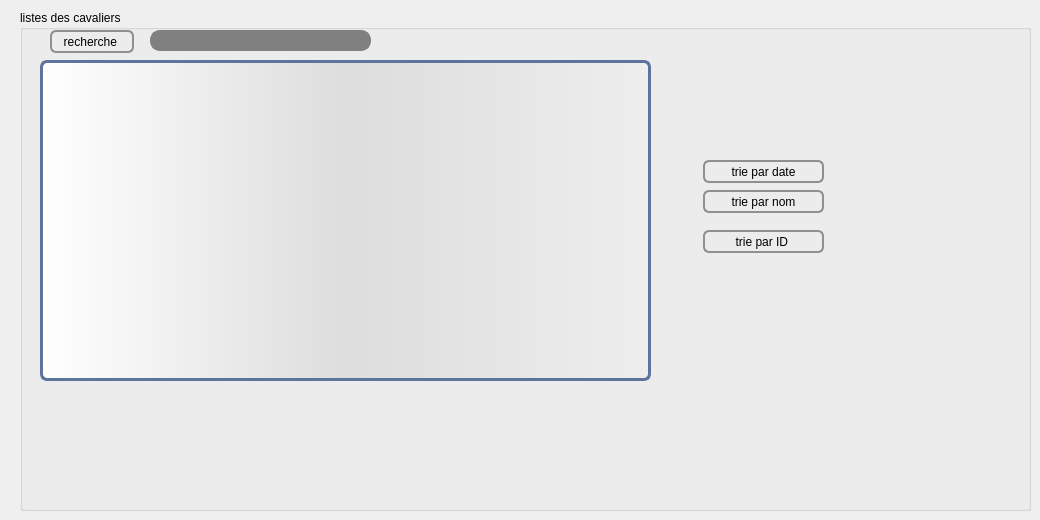
        <widget class="QWidget" name="tab_14">
         <attribute name="title">
          <string>afficher </string>
         </attribute>
         <widget class="QGroupBox" name="groupBox_13">
          <property name="geometry">
           <rect>
            <x>20</x>
            <y>10</y>
            <width>1011</width>
            <height>501</height>
           </rect>
          </property>
          <property name="title">
           <string>listes des cavaliers </string>
          </property>
          <widget class="QTableView" name="tab_cavalier">
           <property name="geometry">
            <rect>
             <x>20</x>
             <y>50</y>
             <width>611</width>
             <height>321</height>
            </rect>
           </property>
           <property name="styleSheet">
            <string notr="true"> QTableView {border: 3px solid #5E749C;text-align: top;padding: 4px;border-radius: 7px;border-bottom-left-radius: 7px;background: QLinearGradient( x1: 0, y1: 0, x2: 1, y2: 0,stop: 0 #fff, stop: 1 #eee,stop: 0.5 #ddd,stop: 1 #eee );width: 15px;}
QTableView::item:focus{selection-background-color: yellow;}


 QScrollBar{
         background: QLinearGradient( x1: 0, y1: 0, x2: 1, y2: 0,stop: 0 #fff, stop: 1 #eee,stop: 0.5 #ddd,stop: 1 #eee );
 }

 QScrollBar:vertical {
     border: 3px solid #5E749C;
     padding: 4px;
     border-radius: 7px;
     border-bottom-left-radius: 7px;
     background: QLinearGradient( x1: 0, y1: 0, x2: 1, y2: 0,stop: 0 #fff, stop: 1 #eee,stop: 0.5 #ddd,stop: 1 #eee );
     width: 45px;
     margin: 48px 0 48px 0;
 }

 QScrollBar::handle:vertical {
     background: dark blue;
     border: 3px solid #5E749C;
     padding: 0px;
     border-radius: 7px;
     border-bottom-left-radius: 7px;
     min-height: 40px;
 }
 QScrollBar::add-line:vertical {
     background: dark blue;
     border: 3px solid #5E749C;
     padding: 0px;
     border-radius: 7px;
     border-bottom-left-radius: 7px;
     height: 40px;
     subcontrol-position: bottom;
     subcontrol-origin: margin;
 }

 QScrollBar::sub-line:vertical {
     background: dark blue;
     border: 3px solid #5E749C;
     padding: 0px;
     border-radius: 7px;
     border-bottom-left-radius: 7px;
     height: 40px;
     subcontrol-position: top;
     subcontrol-origin: margin;
 }
 QScrollBar::up-arrow:vertical, QScrollBar::down-arrow:vertical {
     border: 2px solid grey;
     width: 3px;
     height: 3px;
     background: white;
 }

 QScrollBar::add-page:vertical, QScrollBar::sub-page:vertical {
     background: none;
 }</string>
           </property>
          </widget>
          <widget class="QPushButton" name="recherche_cav">
           <property name="geometry">
            <rect>
             <x>30</x>
             <y>20</y>
             <width>84</width>
             <height>23</height>
            </rect>
           </property>
           <property name="styleSheet">
            <string notr="true">QPushButton {
    border: 2px solid #8f8f91;
    border-radius: 6px;
    background-color: qlineargradient(x1: 0, y1: 0, x2: 0, y2: 1,
                                      stop: 0 #f6f7fa, stop: 1 #dadbde);
    min-width: 80px;
}

QPushButton:pressed {
    background-color: qlineargradient(x1: 0, y1: 0, x2: 0, y2: 1,
                                      stop: 0 #dadbde, stop: 1 #f6f7fa);
}

QPushButton:flat {
    border: none; /* no border for a flat push button */
}

QPushButton:default {
    border-color: navy; /* make the default button prominent */
}
</string>
           </property>
           <property name="text">
            <string>recherche </string>
           </property>
           <property name="icon">
            <iconset resource="imagee.qrc">
             <normaloff>:/pics/recherche.png</normaloff>:/pics/recherche.png</iconset>
           </property>
          </widget>
          <widget class="QPushButton" name="tri_cavalier">
           <property name="geometry">
            <rect>
             <x>683</x>
             <y>150</y>
             <width>121</width>
             <height>23</height>
            </rect>
           </property>
           <property name="styleSheet">
            <string notr="true">QPushButton {
    border: 2px solid #8f8f91;
    border-radius: 6px;
    background-color: qlineargradient(x1: 0, y1: 0, x2: 0, y2: 1,
                                      stop: 0 #f6f7fa, stop: 1 #dadbde);
    min-width: 80px;
}

QPushButton:pressed {
    background-color: qlineargradient(x1: 0, y1: 0, x2: 0, y2: 1,
                                      stop: 0 #dadbde, stop: 1 #f6f7fa);
}

QPushButton:flat {
    border: none; /* no border for a flat push button */
}

QPushButton:default {
    border-color: navy; /* make the default button prominent */
}
</string>
           </property>
           <property name="text">
            <string>trie par date</string>
           </property>
           <property name="icon">
            <iconset resource="imagee.qrc">
             <normaloff>:/pics/tri.png</normaloff>:/pics/tri.png</iconset>
           </property>
          </widget>
          <widget class="QLineEdit" name="recherche_cavalier">
           <property name="geometry">
            <rect>
             <x>130</x>
             <y>20</y>
             <width>221</width>
             <height>21</height>
            </rect>
           </property>
           <property name="styleSheet">
            <string notr="true">QLineEdit {
	background-image: url(:/pics/recherche.png);

    border: 2px solid gray;
    border-radius: 10px;
    padding: 0 8px;
    background: grey;
    selection-background-color: darkgray;
}
</string>
           </property>
          </widget>
          <widget class="QPushButton" name="trie_nom">
           <property name="geometry">
            <rect>
             <x>683</x>
             <y>180</y>
             <width>121</width>
             <height>23</height>
            </rect>
           </property>
           <property name="styleSheet">
            <string notr="true">QPushButton {
    border: 2px solid #8f8f91;
    border-radius: 6px;
    background-color: qlineargradient(x1: 0, y1: 0, x2: 0, y2: 1,
                                      stop: 0 #f6f7fa, stop: 1 #dadbde);
    min-width: 80px;
}

QPushButton:pressed {
    background-color: qlineargradient(x1: 0, y1: 0, x2: 0, y2: 1,
                                      stop: 0 #dadbde, stop: 1 #f6f7fa);
}

QPushButton:flat {
    border: none; /* no border for a flat push button */
}

QPushButton:default {
    border-color: navy; /* make the default button prominent */
}
</string>
           </property>
           <property name="text">
            <string>trie par nom</string>
           </property>
           <property name="icon">
            <iconset resource="imagee.qrc">
             <normaloff>:/pics/tri.png</normaloff>:/pics/tri.png</iconset>
           </property>
          </widget>
          <widget class="QPushButton" name="trie_ID">
           <property name="geometry">
            <rect>
             <x>683</x>
             <y>220</y>
             <width>121</width>
             <height>23</height>
            </rect>
           </property>
           <property name="styleSheet">
            <string notr="true">QPushButton {
    border: 2px solid #8f8f91;
    border-radius: 6px;
    background-color: qlineargradient(x1: 0, y1: 0, x2: 0, y2: 1,
                                      stop: 0 #f6f7fa, stop: 1 #dadbde);
    min-width: 80px;
}

QPushButton:pressed {
    background-color: qlineargradient(x1: 0, y1: 0, x2: 0, y2: 1,
                                      stop: 0 #dadbde, stop: 1 #f6f7fa);
}

QPushButton:flat {
    border: none; /* no border for a flat push button */
}

QPushButton:default {
    border-color: navy; /* make the default button prominent */
}
</string>
           </property>
           <property name="text">
            <string>trie par ID </string>
           </property>
           <property name="icon">
            <iconset resource="imagee.qrc">
             <normaloff>:/pics/tri.png</normaloff>:/pics/tri.png</iconset>
           </property>
          </widget>
         </widget>
        </widget>
